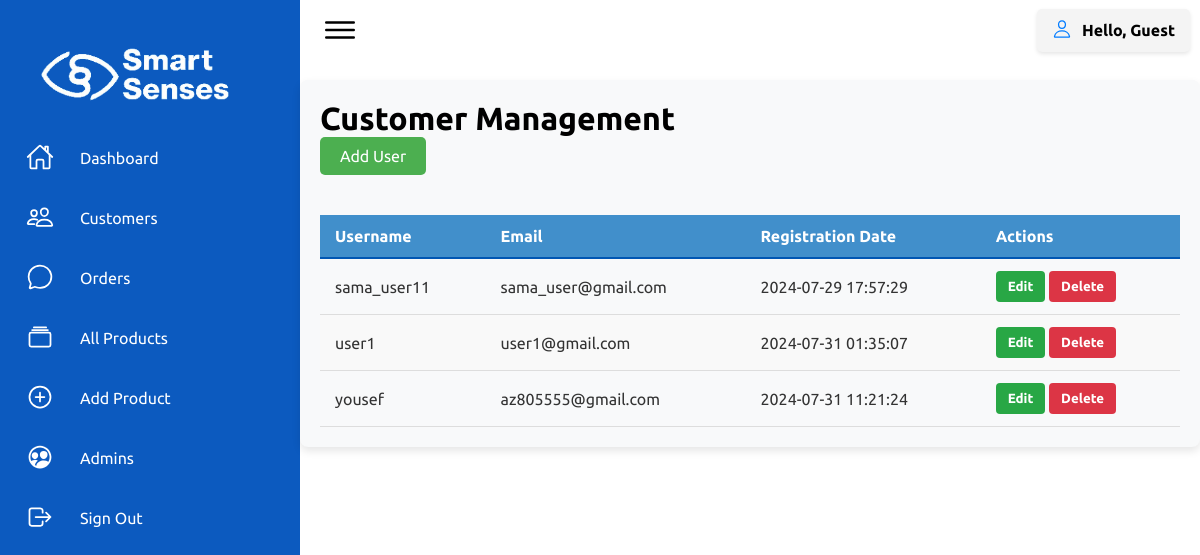
The app's page /Admin_Domain/users.php with its own data.
### tables this page shows
CREATE TABLE `users` (
  `user_id` int(11) NOT NULL,
  `username` varchar(50) NOT NULL,
  `email` varchar(100) NOT NULL,
  `password` varchar(100) NOT NULL,
  `registration_date` timestamp NOT NULL DEFAULT current_timestamp()
);

### Admin_Domain/users.php (the view, shortened to what this page needs)
<?php
include 'config.php';
$usersQuery = "SELECT user_id, username, email, registration_date FROM users";
$usersResult = $conn->query($usersQuery);
?>
<!DOCTYPE html>
<html lang="en">
<head>
    <link rel="stylesheet" href="assets/css/style.css">
    <link rel="stylesheet" href="assets/css/users.css">
    <link rel="stylesheet" href="assets/css/modal.css">
</head>
<body>
    <div class="container">
        <?php include 'navigation.php'; ?>
        <div class="user-management-container">
        <div class="user-management-header">
    <h1 id="user-management-heading">Customer Management</h1>
    <button class="add-btn" onclick="showAddUserModal()">Add User</button>
</div>
            <table class="user-management-table">
                <thead>
                    <tr>
                        <th>Username</th>
                        <th>Email</th>
                        <th>Registration Date</th>
                        <th>Actions</th>
                    </tr>
                </thead>
                <tbody>
                    <?php while ($user = $usersResult->fetch_assoc()): ?>
                    <tr>
                        <td><?php echo htmlspecialchars($user['username']); ?></td>
                        <td><?php echo htmlspecialchars($user['email']); ?></td>
                        <td><?php echo htmlspecialchars($user['registration_date']); ?></td>
                        <td>
                            <button class="user-management-btn edit-btn" onclick="showEditUserModal(<?php echo $user['user_id']; ?>, '<?php echo htmlspecialchars($user['username']); ?>', '<?php echo htmlspecialchars($user['email']); ?>')">Edit</button>
                            <form method="post" action="users.php" style="display:inline;">
                                <button type="submit" class="user-management-btn delete-btn" onclick="return confirmDelete(this.form);">Delete</button>
                            </form>
                        </td>
                    </tr>
                    <?php endwhile; ?>
                </tbody>
            </table>
        </div>
    </div>
</body>
</html>

### Admin_Domain/navigation.php (shortened to what this page needs)
<?php
$admin_name = isset($_SESSION['admin_name']) ? $_SESSION['admin_name'] : 'Guest';
?>
<div class="navigation">
    <ul>
    <img src="assets/imgs/logo1.png" id="logonav">
        <li>
            <a href="index.php">
                <span class="icon">
                    <ion-icon name="home-outline"></ion-icon>
                </span>
                <span class="title">Dashboard</span>
            </a>
        </li>
        <li>
            <a href="users.php">
                <span class="icon">
                    <ion-icon name="people-outline"></ion-icon>
                </span>
                <span class="title">Customers</span>
            </a>
        </li>
        <li>
            <a href="orders.php">
                <span class="icon">
                    <ion-icon name="chatbubble-outline"></ion-icon>
                </span>
                <span class="title">Orders</span>
            </a>
        </li>
        <li>
            <a href="all_products.php">
                <span class="icon">
                     <ion-icon name="albums-outline"></ion-icon>
                </span>
                <span class="title">All Products</span>
            </a>
        </li>
        <li>
            <a href="add_product.php">
                <span class="icon">
                    <ion-icon name="add-circle-outline"></ion-icon>
                </span>
                <span class="title">Add Product</span>
            </a>
        </li>
        <li>
            <a href="admins.php">
                <span class="icon">
                    <ion-icon name="people-circle-outline"></ion-icon>
                </span>
                <span class="title">Admins</span>
            </a>
        </li>
        <li>
            <a href="admin_login.php">
                <span class="icon">
                    <ion-icon name="log-out-outline"></ion-icon>
                </span>
                <span class="title">Sign Out</span>
            </a>
        </li>
    </ul>
</div>
<div class="main">
    <div class="topbar">
        <div class="toggle">
            <ion-icon name="menu-outline"></ion-icon>
        </div>
        <li class="greeting">
                <span class="icon">
                    <ion-icon name="person-outline"></ion-icon>
                </span>
                <span class="title">Hello, <?php echo htmlspecialchars($admin_name); ?></span>
        </li>
    </div>

### Admin_Domain/assets/css/style.css (style rules this page uses)
* { font-family: "Ubuntu", sans-serif; margin: 0; padding: 0; box-sizing: border-box; }
:root { --blue: #2a2185; --white: #fff; --gray: #f5f5f5; --black1: #222; --black2: #999; }
body { min-height: 100vh; overflow-x: hidden; }
.container { position: relative; width: 100%; }
.navigation { position: fixed; width: 300px; height: 100%; background: #0c5abf ; border-left: 10px solid #0c5abf; transition: 0.5s; overflow: hidden; }
.navigation ul { position: absolute; top: 0; left: 0; width: 100%; }
.navigation ul li { position: relative; width: 100%; list-style: none; border-top-left-radius: 30px; border-bottom-left-radius: 30px; }
.navigation ul li a { position: relative; display: block; width: 100%; display: flex; text-decoration: none; color: var(--white); }
.navigation ul li a .icon { position: relative; display: block; min-width: 60px; height: 60px; line-height: 75px; text-align: center; }
.navigation ul li a .icon ion-icon { font-size: 1.75rem; }
.navigation ul li a .title { position: relative; display: block; padding: 0 10px; height: 60px; line-height: 60px; text-align: start; white-space: nowrap; }
.main { position: absolute; width: calc(100% - 300px); left: 300px; min-height: 100vh; background: var(--white); transition: 0.5s; }
.topbar { width: 100%; height: 60px; display: flex; justify-content: space-between; align-items: center; padding: 0 10px; }
.toggle { position: relative; width: 60px; height: 60px; display: flex; justify-content: center; align-items: center; font-size: 2.5rem; cursor: pointer; }
.topbar li.greeting { padding: 10px 15px; background-color: #f4f4f4; color: #333; display: flex; align-items: center; margin-left: auto; border-radius: 5px; box-shadow: 0 2px 4px rgba(0, 0, 0, 0.1); }
.topbar li.greeting { display: flex; align-items: center; text-decoration: none; color: inherit; }
.topbar li.greeting .icon { margin-right: 10px; }
.topbar li.greeting .icon ion-icon { color: #007bff; font-size: 20px; }
.topbar li.greeting .title { font-weight: bold; font-size: 16px; }
#logonav { width: 250px; height: 70px; object-fit: contain; transition: transform 0.3s ease; margin-top: 40px; margin-bottom: 15px; }

### Admin_Domain/assets/css/users.css (style rules this page uses)
.user-management-container { padding: 20px; background-color: #f8f9fa; border-radius: 8px; box-shadow: 0 4px 8px rgba(0, 0, 0, 0.1); margin: 20px auto; max-width: 1200px; }
.user-management-table { width: 100%; border-collapse: collapse; margin-top: 20px; font-family: Arial, sans-serif; color: #333; }
.user-management-table thead { background-color: #418fcb; color: #fff; }
.user-management-table thead th { padding: 12px 15px; text-align: left; border-bottom: 2px solid #0056b3; }
.user-management-table tbody tr:nth-child(even) { background-color: #f9f9f9; }
.user-management-table td { padding: 12px 15px; border-bottom: 1px solid #ddd; }
.user-management-table .user-management-btn { padding: 8px 12px; border: none; border-radius: 4px; text-decoration: none; color: #fff; font-weight: bold; cursor: pointer; display: inline-block; text-align: center; }
.user-management-table .user-management-btn.edit-btn { background-color: #28a745; }
.user-management-table .user-management-btn.delete-btn { background-color: #dc3545; }
form { display: flex; flex-direction: column; }

### Admin_Domain/assets/css/modal.css (style rules this page uses)
.add-btn { margin-bottom: 20px; padding: 10px 20px; font-size: 16px; background-color: #4CAF50; color: white; border: none; border-radius: 5px; cursor: pointer; }

### records on screen
users: username "sama_user11", email "sama_user@gmail.com", registration_date "2024-07-29 17:57:29"
users: username "user1", email "user1@gmail.com", registration_date "2024-07-31 01:35:07"
users: username "yousef", email "az805555@gmail.com", registration_date "2024-07-31 11:21:24"

### other values on screen
$admin_name "Guest"
